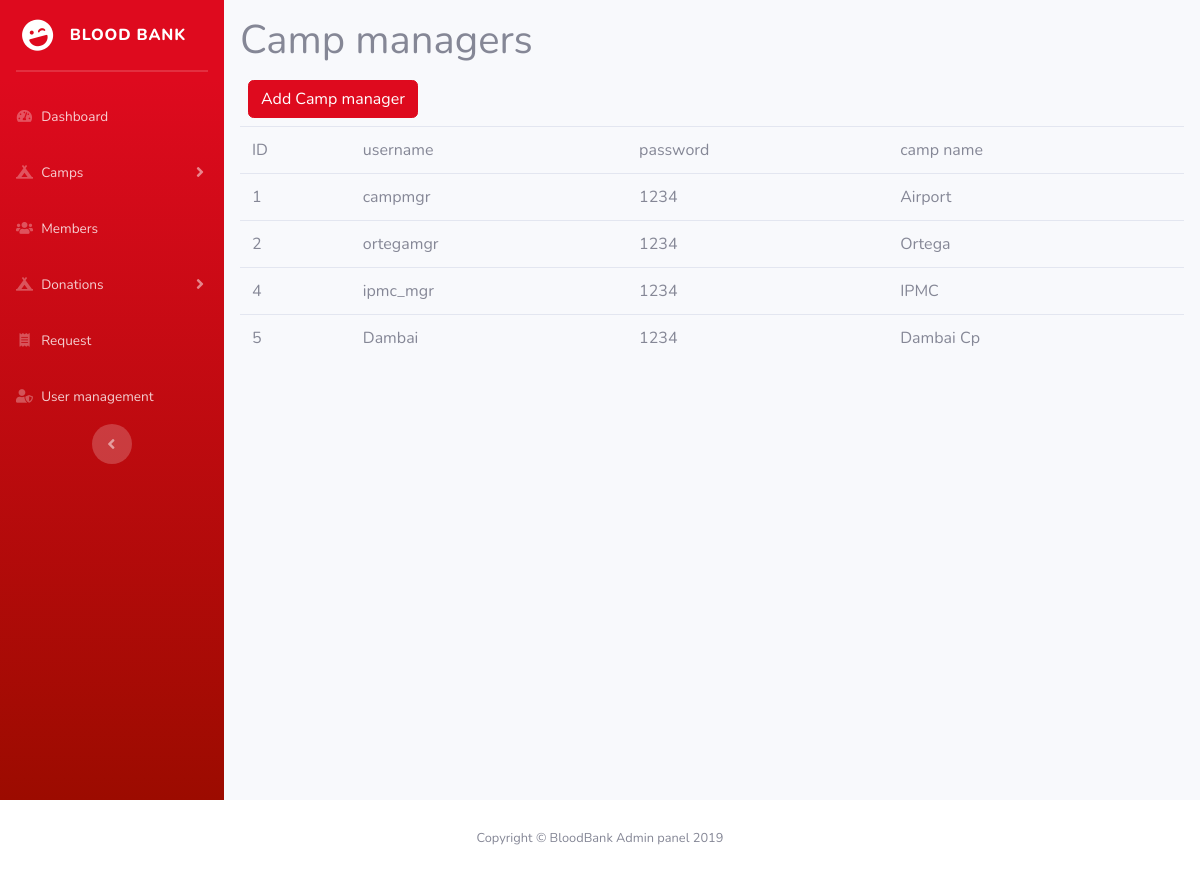
The app's page /admin/camp-manager.php with its own data.
### tables this page shows
CREATE TABLE IF NOT EXISTS `campmanager` (
  `cmid` int(9) NOT NULL AUTO_INCREMENT,
  `username` varchar(40) DEFAULT NULL,
  `password` varchar(90) DEFAULT NULL,
  `camp` int(9) DEFAULT NULL,
  PRIMARY KEY (`cmid`),
  KEY `camp` (`camp`)
);

CREATE TABLE IF NOT EXISTS `camp` (
  `cpid` int(9) NOT NULL AUTO_INCREMENT,
  `cp_name` varchar(150) DEFAULT NULL,
  `city` int(5) DEFAULT NULL,
  `region` int(5) DEFAULT NULL,
  `street` varchar(255) DEFAULT NULL,
  `phone` varchar(15) DEFAULT NULL,
  PRIMARY KEY (`cpid`),
  KEY `city` (`city`),
  KEY `region` (`region`)
);

### admin/camp-manager.php (the view)
<?php
try {
    include 'connect.php';
	$stmt = $DB->query('SELECT * FROM campmanager INNER JOIN camp ON cpid = camp');?>
<?php
include_once 'inc/head.php';
?>
<body id="page-top">
  <div id="wrapper">
    <?php include 'inc/sidebar.php';?>
    <div id="content-wrapper" class="d-flex flex-column container p-3">
      <div id="content">
		  <h1>Camp managers</h1>
		  <a href="add-camp-manager.php" class="btn btn-primary m-2"> Add Camp manager</a>
	<table class='table'>
		<tr>
			<td> ID </td>
			<td> username </td>
			<td> password </td>
			<td> camp name </td>
		</tr>
	<?php
	while($row = $stmt->fetch()){
		echo '<tr>';
		echo '<td>'.$row['cmid'].'</td>';
		echo '<td>'.$row['username'].'</td>';
		echo '<td>'.$row['password'].'</td>';
		echo '<td>'.$row['cp_name'].'</td>';
		echo '</tr>';
	}
		echo "</table>";
} catch(PDOException $e) {
		    echo $e->getMessage();
		}include_once 'inc/footer.php';
   	?>

### records on screen
campmanager: cmid "1", username "campmgr", password "1234", camp.cp_name "Airport"
campmanager: cmid "2", username "ortegamgr", password "1234", camp.cp_name "Ortega"
campmanager: cmid "4", username "ipmc_mgr", password "1234", camp.cp_name "IPMC"
campmanager: cmid "5", username "Dambai", password "1234", camp.cp_name "Dambai Cp"
